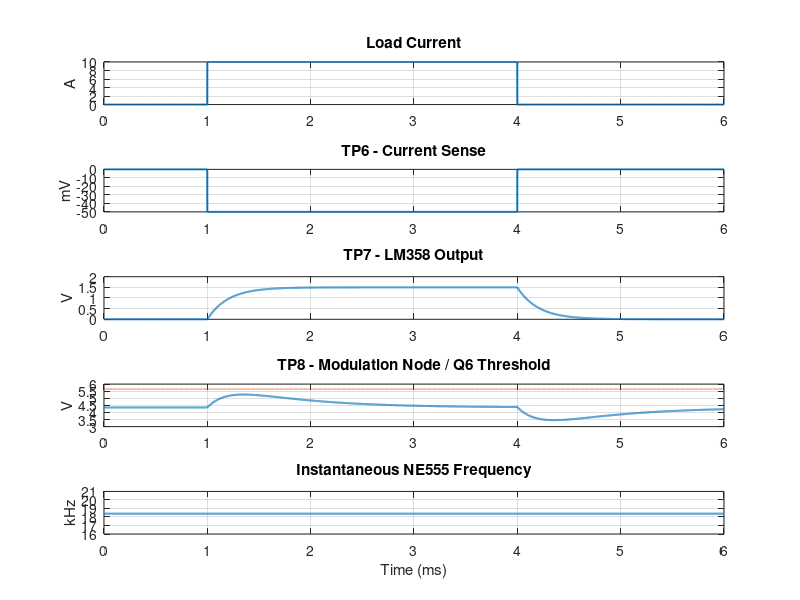
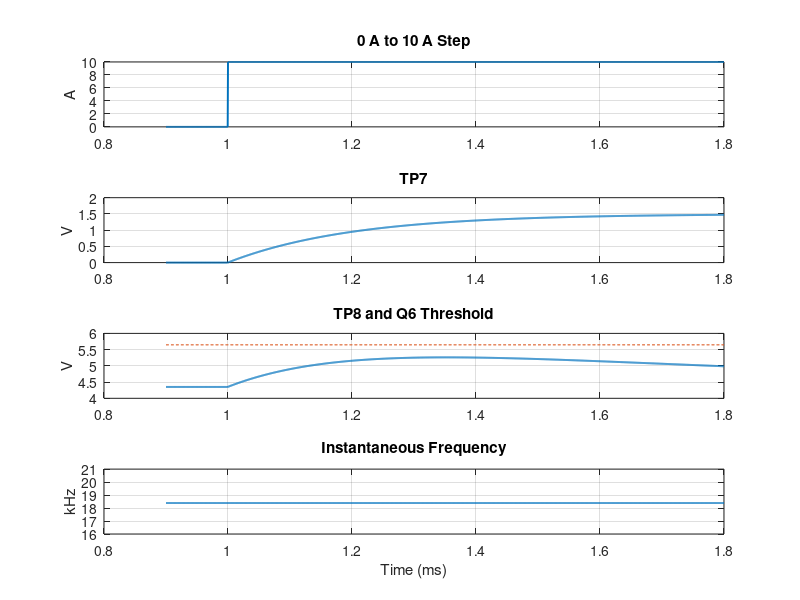
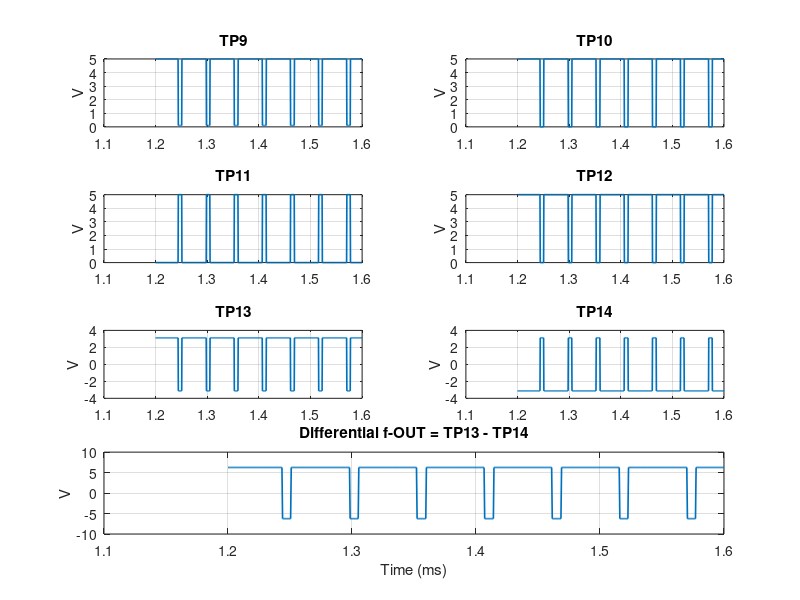

Source code (MATLAB) for these figures, in order:
%% NE555 Current-Sense Model - VERSION 2.1
% Robust plotting version for MATLAB Online
% Same electrical assumptions as Version 2.
% Main goals:
%   1) Force figures to render correctly in MATLAB Online.
%   2) Keep the fast 0 -> 10 A current-step test.
%   3) Show TP6...TP14 and the Q6 threshold clearly.
%
% NOTE:
% Version 2 result already showed:
%   TP8 max ~= 5.261 V
%   Q6 threshold ~= 5.650 V
% Therefore Q6 does NOT turn on in this behavioral model and the
% instantaneous frequency remains at the nominal ~18.39 kHz.
%
% This file DOES NOT artificially change gain, bias, or frequency.
% It only makes the plotting more robust and explicit.

clear;
clc;
close all force;

set(groot,'defaultFigureVisible','on');

%% 1. Simulation settings
VCC  = 5.0;
dt   = 0.5e-6;
Tsim = 6e-3;
t    = 0:dt:Tsim;
N    = numel(t);

%% 2. Circuit parameters
Rsense = 5e-3;

R38 = 1e3;
R37 = 10e3;
R36 = 330e3;
C30 = 220e-9;

R35 = 330e3;
R34 = 24e3;
C29 = 2e-9;

R32 = 10;
R33 = 5e3;
R29 = 1e3;
C27 = 10e-9;

Vf_D31 = 0.60;
VCEsat = 0.10;

Npri = 80;
Nsec = 100;
turns_ratio = Nsec/Npri;

%% 3. Derived values
A_LM358 = R36/(R38+R37);

Rth_C30   = 1/(1/R38 + 1/R37);
tau_sense = Rth_C30*C30;
fc_sense  = 1/(2*pi*tau_sense);

tau_mod = (R35+R34)*C29;
fc_mod  = 1/(2*pi*tau_mod);

RA = R32 + R33;
RB = R29;

VTL = VCC/3;
VTH = 2*VCC/3;

Vcharge_inf = VCC - Vf_D31;

t_charge = RA*C27 * log((Vcharge_inf-VTL)/(Vcharge_inf-VTH));
t_discharge = RB*C27 * log((VTH-VCEsat)/(VTL-VCEsat));

T555_nom = t_charge + t_discharge;
f555_nom = 1/T555_nom;
duty_nom = t_charge/T555_nom;

%% 4. Fast current-step profile
Iload = zeros(size(t));
Iload(t >= 1e-3 & t < 4e-3) = 10;

%% 5. TP6
TP6 = -Iload*Rsense;

%% 6. TP7
TP7_target = -A_LM358*TP6;

TP7 = zeros(size(t));
alpha_sense = dt/(tau_sense+dt);

for k = 2:N
    TP7(k) = TP7(k-1) + alpha_sense*(TP7_target(k)-TP7(k-1));
end

TP7 = min(max(TP7,0),3.5);

%% 7. TP8 behavioral transient node
Vbias_TP8 = 4.35;

TP7_lp_mod = zeros(size(t));
alpha_mod = dt/(tau_mod+dt);

for k = 2:N
    TP7_lp_mod(k) = TP7_lp_mod(k-1) + alpha_mod*(TP7(k)-TP7_lp_mod(k-1));
end

HP_mod = TP7 - TP7_lp_mod;
TP8 = Vbias_TP8 + HP_mod;

TP8 = min(max(TP8,0),6.5);

%% 8. Q6 threshold
VBE_PNP = 0.65;
VQ6_on = VCC + VBE_PNP;
Q6_drive = max(TP8 - VQ6_on,0);

%% 9. Frequency
Kf = 5e3;
f_inst = f555_nom + Kf*Q6_drive;

%% 10. NE555 waveforms
phase = zeros(size(t));
for k = 2:N
    phase(k) = phase(k-1) + 2*pi*f_inst(k)*dt;
end

phase01 = mod(phase,2*pi)/(2*pi);

TP10 = VCC*(phase01 < duty_nom);

TP9 = VCC*ones(size(t));
TP9(phase01 >= duty_nom) = VCEsat;

%% 11. Primary and secondary
TP12 = TP10;
TP11 = VCC - TP10;

Vpri_diff = TP12 - TP11;
Vsec_diff = turns_ratio*Vpri_diff;

TP13 = +0.5*Vsec_diff;
TP14 = -0.5*Vsec_diff;
f_OUT = TP13 - TP14;

%% 12. Console summary
fprintf('\nVERSION 2.1 - ROBUST PLOTTING\n');
fprintf('LM358 gain                  : %.2f V/V\n',A_LM358);
fprintf('Current-sense tau           : %.1f us\n',tau_sense*1e6);
fprintf('Current-sense fc            : %.1f Hz\n',fc_sense);
fprintf('Modulation-path tau         : %.1f us\n',tau_mod*1e6);
fprintf('Modulation-path fc          : %.1f Hz\n',fc_mod);
fprintf('Nominal NE555 frequency     : %.3f kHz\n',f555_nom/1e3);

fprintf('\n--- RESULTS ---\n');
fprintf('TP6 range                   : %.1f to %.1f mV\n',min(TP6)*1e3,max(TP6)*1e3);
fprintf('TP7 range                   : %.3f to %.3f V\n',min(TP7),max(TP7));
fprintf('TP8 range                   : %.3f to %.3f V\n',min(TP8),max(TP8));
fprintf('Q6 threshold                : %.3f V\n',VQ6_on);
fprintf('Maximum Q6 drive            : %.3f V\n',max(Q6_drive));
fprintf('Frequency range             : %.3f to %.3f kHz\n',min(f_inst)/1e3,max(f_inst)/1e3);

%% 13. FIGURE 1 - Slow analog/control signals
f1 = figure('Name','V2.1 Analog and Control Signals','NumberTitle','off',...
            'Color','w','Visible','on');

ax1 = subplot(5,1,1);
plot(t*1e3,Iload,'LineWidth',1.4);
grid on;
ylabel('A');
title('Load Current');

ax2 = subplot(5,1,2);
plot(t*1e3,TP6*1e3,'LineWidth',1.4);
grid on;
ylabel('mV');
title('TP6 - Current Sense');

ax3 = subplot(5,1,3);
plot(t*1e3,TP7,'LineWidth',1.4);
grid on;
ylabel('V');
title('TP7 - LM358 Output');

ax4 = subplot(5,1,4);
plot(t*1e3,TP8,'LineWidth',1.4);
hold on;
plot(t*1e3,VQ6_on*ones(size(t)),'--','LineWidth',1.0);
grid on;
ylabel('V');
title('TP8 - Modulation Node / Q6 Threshold');

ax5 = subplot(5,1,5);
plot(t*1e3,f_inst/1e3,'LineWidth',1.4);
grid on;
ylabel('kHz');
xlabel('Time (ms)');
title('Instantaneous NE555 Frequency');

linkaxes([ax1 ax2 ax3 ax4 ax5],'x');
xlim([0 Tsim*1e3]);

drawnow;
pause(0.1);

%% 14. FIGURE 2 - Zoom around the rising edge
z = t >= 0.90e-3 & t <= 1.80e-3;

f2 = figure('Name','V2.1 Rising Edge Detail','NumberTitle','off',...
            'Color','w','Visible','on');

subplot(4,1,1);
plot(t(z)*1e3,Iload(z),'LineWidth',1.4);
grid on;
ylabel('A');
title('0 A to 10 A Step');

subplot(4,1,2);
plot(t(z)*1e3,TP7(z),'LineWidth',1.4);
grid on;
ylabel('V');
title('TP7');

subplot(4,1,3);
plot(t(z)*1e3,TP8(z),'LineWidth',1.4);
hold on;
plot(t(z)*1e3,VQ6_on*ones(1,sum(z)),'--','LineWidth',1.0);
grid on;
ylabel('V');
title('TP8 and Q6 Threshold');

subplot(4,1,4);
plot(t(z)*1e3,f_inst(z)/1e3,'LineWidth',1.4);
grid on;
ylabel('kHz');
xlabel('Time (ms)');
title('Instantaneous Frequency');

drawnow;
pause(0.1);

%% 15. FIGURE 3 - Fast digital test points
zo = t >= 1.20e-3 & t <= 1.60e-3;

f3 = figure('Name','V2.1 Digital Test Points','NumberTitle','off',...
            'Color','w','Visible','on');

subplot(4,2,1);
plot(t(zo)*1e3,TP9(zo),'LineWidth',1.2);
grid on; title('TP9'); ylabel('V');

subplot(4,2,2);
plot(t(zo)*1e3,TP10(zo),'LineWidth',1.2);
grid on; title('TP10'); ylabel('V');

subplot(4,2,3);
plot(t(zo)*1e3,TP11(zo),'LineWidth',1.2);
grid on; title('TP11'); ylabel('V');

subplot(4,2,4);
plot(t(zo)*1e3,TP12(zo),'LineWidth',1.2);
grid on; title('TP12'); ylabel('V');

subplot(4,2,5);
plot(t(zo)*1e3,TP13(zo),'LineWidth',1.2);
grid on; title('TP13'); ylabel('V');

subplot(4,2,6);
plot(t(zo)*1e3,TP14(zo),'LineWidth',1.2);
grid on; title('TP14'); ylabel('V');

subplot(4,2,[7 8]);
plot(t(zo)*1e3,f_OUT(zo),'LineWidth',1.2);
grid on;
title('Differential f-OUT = TP13 - TP14');
ylabel('V');
xlabel('Time (ms)');

drawnow;
pause(0.1);

%% 16. Automatic diagnostic PNG export
% This is useful if MATLAB Online displays a figure window incorrectly.
% The PNG files will appear in the Current Folder.

exportgraphics(f1,'V2_1_Analog_Control.png','Resolution',180);
exportgraphics(f2,'V2_1_Rising_Edge.png','Resolution',180);
exportgraphics(f3,'V2_1_Digital_Test_Points.png','Resolution',180);

fprintf('\nThree PNG files were exported automatically:\n');
fprintf('  V2_1_Analog_Control.png\n');
fprintf('  V2_1_Rising_Edge.png\n');
fprintf('  V2_1_Digital_Test_Points.png\n');
fprintf('If MATLAB Online figure windows are blank, open these PNG files directly.\n');

drawnow;
